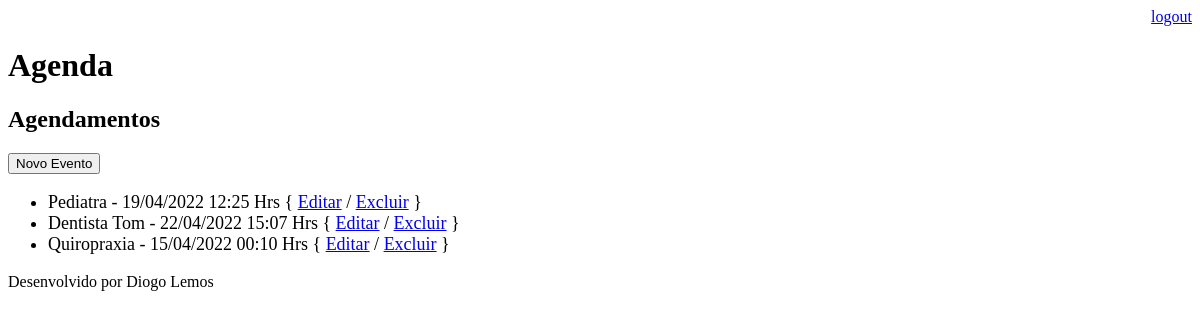
The app's page /agenda/ (signed in), older data.
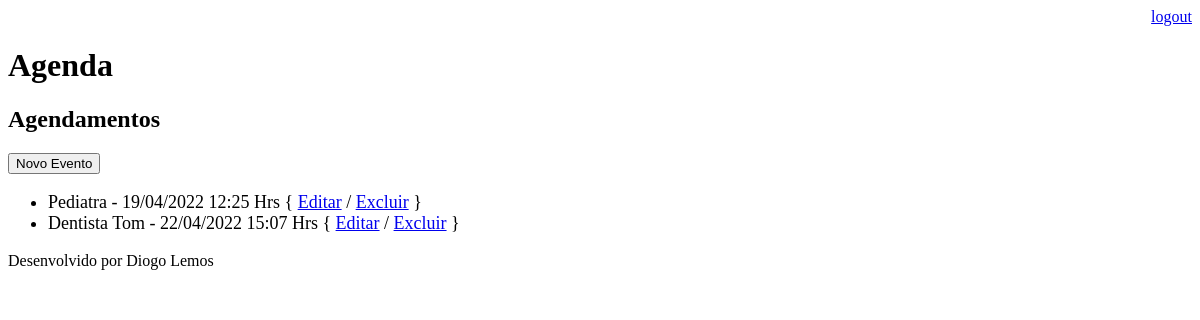
The same page, newer data.
### core/models.py (models this page shows, shortened)
class Evento(models.Model):
    titulo = models.CharField(max_length=100)
    descricao = models.TextField(blank=True, null=True)
    data_evento = models.DateTimeField(verbose_name='Data do Evento')
    data_criacao = models.DateTimeField(auto_now=True)
    local = models.CharField(max_length=100)
    usuario = models.ForeignKey(User, on_delete=models.CASCADE)
    class Meta:
        db_table = 'evento'
    def get_data_evento(self):
        return self.data_evento.strftime('%d/%m/%Y %H:%M Hrs')
    def get_evento_atrasado(self):
        if self.data_evento < datetime.now():
            return True
        else:
            return False

### core/views.py (the view)
# urls.py: path('agenda/', views.lista_eventos),
@login_required(login_url='/login/')
def lista_eventos(request):
    usuario = request.user
    data_atual = datetime.now() - timedelta(hours=1)
    evento = Evento.objects.filter(usuario = usuario,
                                   data_evento__gt=data_atual)
    dados = {'eventos':evento}
    return render(request, 'agenda.html', dados)

### templates/agenda.html (shortened to what this page needs)
{% extends "model-page.html" %}
{% block content %}
    <h2>Agendamentos</h2>
    <a href="evento/">
        <button type="button">Novo Evento</button>
    </a>
    <ul style="font-size: 18px">
        {% for evento in eventos %}
            <li>
                <div style=>
                    {{ evento.titulo }} - {{ evento.get_data_evento }}
                    { <a href="evento/?id={{ evento.id }}">Editar</a>
                    / <a href="evento/delete/{{ evento.id }}/">Excluir</a> }
                </div>
            </li>
        {% endfor %}
    </ul>
{% endblock %}

Row changes from the older to the newer data that the page shows:
no longer on this page (row edited): Evento: titulo "Quiropraxia", get_data_evento "15/04/2022 00:10 Hrs"
